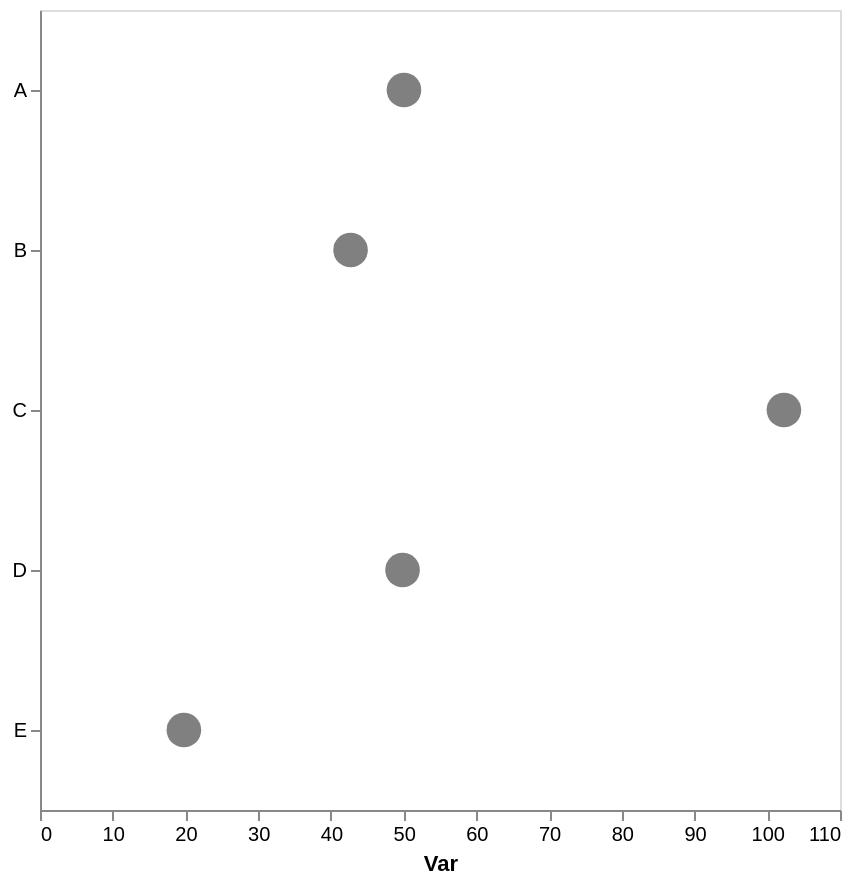

Specify this chart in Vega-Lite:
### Vega-Lite specification from a JSON file in a GitHub repository (floating-point values rounded to 4 significant figures)
{"config": {"view": {"continuousWidth": 300, "continuousHeight": 300}, "axis": {"grid": false}, "bar": {"color": "gray"}}, "data": {"name": "data-45698888463ffa152dad146fce410646"}, "mark": {"type": "point", "color": "gray", "filled": true, "size": 300}, "encoding": {"x": {"aggregate": "mean", "axis": {"title": "Var"}, "field": "var1", "type": "quantitative"}, "y": {"axis": {"title": null}, "field": "cat", "type": "nominal"}}, "height": 400, "width": 400, "$schema": "https://vega.github.io/schema/vega-lite/v5.17.0.json", "datasets": {"data-45698888463ffa152dad146fce410646": [{"cat": "B", "var1": 45.4, "var2": 54.62}, {"cat": "A", "var1": 57.17, "var2": 43.63}, {"cat": "C", "var1": 91.3, "var2": 44.63}, {"cat": "C", "var1": 110.0, "var2": 50.68}, {"cat": "D", "var1": 51.06, "var2": 47.31}, {"cat": "A", "var1": 51.95, "var2": 41.44}, {"cat": "C", "var1": 107.5, "var2": 60.56}, {"cat": "D", "var1": 48.64, "var2": 60.33}, {"cat": "E", "var1": 19.78, "var2": 42.75}, {"cat": "A", "var1": 41.02, "var2": 50.8}, {"cat": "C", "var1": 100.4, "var2": 53.12}, {"cat": "B", "var1": 40.0, "var2": 61.71}]}}
